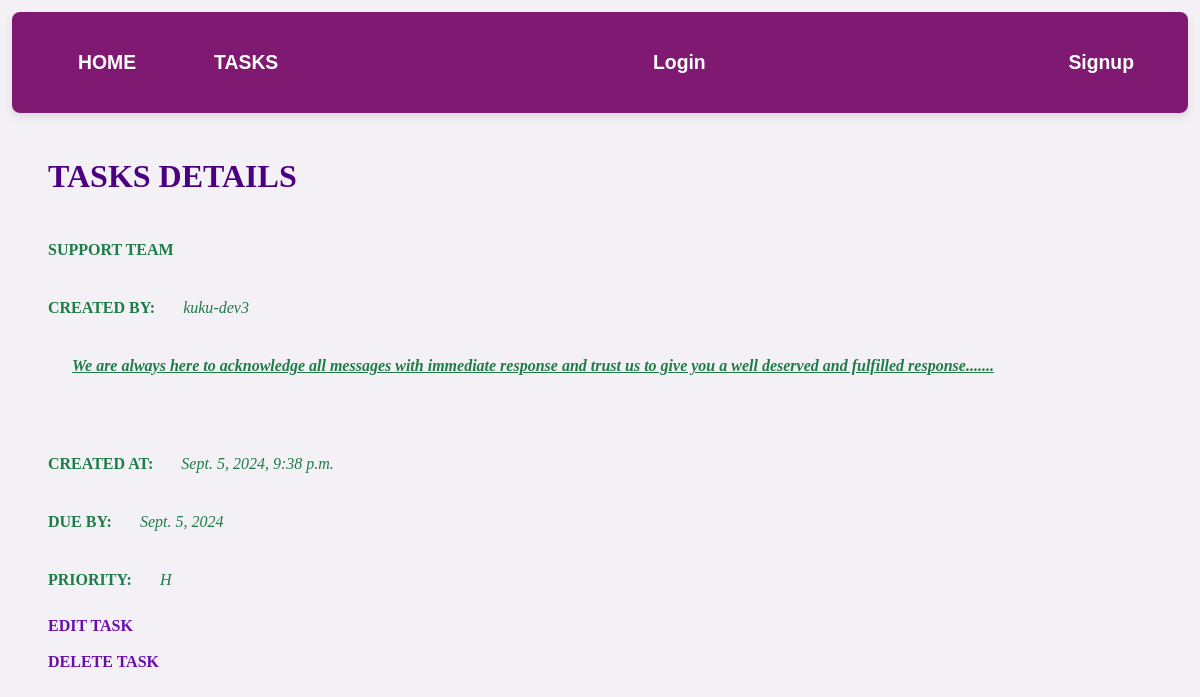
Screenshot of /detail/3/ with the database file from the repository.
### tasks/models.py (models this page shows, shortened)
class Task(models.Model):
    PRIORITY_CHOICES = [
        ("L","Low"),
        ("M","Medium"),
        ("H","High"),
    ]
    user = models.ForeignKey(User,
                             on_delete=models.CASCADE)
    title = models.CharField(max_length=225)
    description = models.TextField(blank=True)
    due_date=models.DateField(null=True,
                              blank=True)
    created_at = models.DateTimeField(
                 auto_now_add=True)
    completed = models.BooleanField(
                 default=False)
    priority = models.CharField(max_length=1,
                                default="",
                                choices=PRIORITY_CHOICES)

### tasks/views.py (the view)
# urls.py: path("detail/<int:pk>/", task_detail, name='task_detail'),
def task_detail(request, pk):
    task = get_object_or_404(Task,
                             pk=pk)
    return render(request,
                  'task_detail.html',
                  {'task':task})

### templates/task_detail.html
{% extends 'base.html' %}
{% block content %}
<div class="task_detail">
    <h1><strong>TASKS DETAILS</strong></h1>
    <p class="body"><strong>{{task.title}}</strong></p>
    <p><strong>CREATED BY:</strong> <i>{{ task.user}}</i></p>
    <p><u><i><strong>{{task.description}}</strong></i></u></p>
</div>
<div class="task_detail">
    <p><strong>CREATED AT:</strong> <i>{{task.created_at}}</i></p>
    <p><strong>DUE BY:</strong> <i>{{task.due_date}}</i></p>
    <p><strong>PRIORITY:</strong> <i>{{task.priority}}</i></p>
    <a href="{% url 'task_edit' task.pk %}"><strong>EDIT TASK</strong></a><br><br>
    <a href="{% url 'task_delete' task.pk %}"><strong>DELETE TASK</strong></a>
</div>
{% endblock content %}

### static/style.css (style rules this page uses)
* { box-sizing: border-box; padding: 12px; }
body { background-color: rgb(57, 166, 180); color: black; }
.task_detail { color: rgb(30, 124, 72); font-family: 'Times New Roman', Times, serif; }
.body { font-weight: 900; font-weight: 900; }

### static/styles.css (style rules this page uses)
body { font-family: 'Arial', sans-serif; background-color: #f3f1f5; color: #333; margin: 0; padding: 0; }
h1, h2 { color: #4b0082; }
a { color: #6a0dad; text-decoration: none; font-weight: bold; }

### rows the page displays
Task: title "SUPPORT TEAM", user "kuku-dev3", description "We are always here to acknowledge all messages with immediate response and trust us to give you a well deserved and fulfilled response.......", created_at "Sept. 5, 2024, 9:38 p.m.", due_date "Sept. 5, 2024", priority "H"
